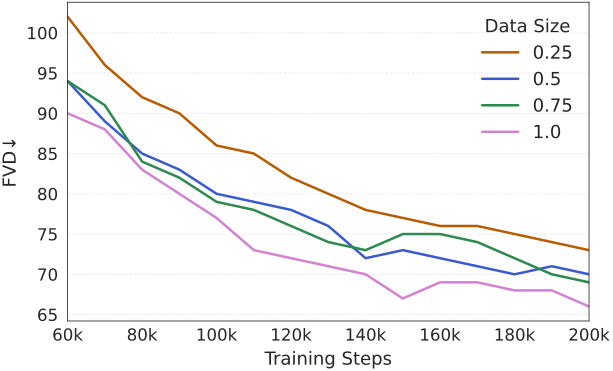

Recreate this plot in Python.
import matplotlib.pyplot as plt
import numpy as np
import seaborn as sns

fvd_600k = {
    '0.25': [4018, 1063, 234, 135, 113, 102, 96, 92, 90, 86, 85, 82, 80, 78, 77, 76, 76, 75, 74, 73],
    '0.5':  [4252, 1056, 279, 147, 108,  94, 89, 85, 83, 80, 79, 78, 76, 72, 73, 72, 71, 70, 71, 70],
    '0.75': [4080, 1133, 280, 146, 110,  94, 91, 84, 82, 79, 78, 76, 74, 73, 75, 75, 74, 72, 70, 69],
    '1.0':  [3799, 1134, 306, 146, 116,  90, 88, 83, 80, 77, 73, 72, 71, 70, 67, 69, 69, 68, 68, 66],
}

# -----------------------------
# X axis: steps (10k, 20k, ..., 150k)
# -----------------------------
skip_n = 5
steps = np.arange(10, 10 * len(fvd_600k['0.25']) + 1, 10)[skip_n:]  # [60, 70, ..., 150]

# -----------------------------
# Style setup (CVPR-style palette)
# -----------------------------
custom_palette = {
    "0.25": "#B75C00",   # brown / DFoT
    "0.5":  "#3A5BCD",   # blue / HG-v
    "0.75": "#2D8A4E",   # green / HG-f
    "1.0":  "#D282D2",  # purple / SD
}

sns.set_theme(context="paper", style="whitegrid")
plt.rcParams.update({
    "font.family": "sans-serif",
    "font.sans-serif": ["Calibri", "Arial", "DejaVu Sans"],
    "font.size": 10,
    "axes.labelsize": 12,
    "axes.titlesize": 12,
    "axes.linewidth": 0.7,     # thin border
    "lines.linewidth": 1.8,
    "lines.markersize": 4.5,
    "xtick.labelsize": 10,
    "ytick.labelsize": 10,
    "xtick.major.pad": 2,
    "ytick.major.pad": 2,
    "grid.alpha": 0.3,
    "grid.linestyle": "--",
    "grid.linewidth": 0.6,
})

# -----------------------------
# Plot
# -----------------------------
plt.figure(figsize=(6.2, 3.8))

for label, values in fvd_600k.items():
    plt.plot(
        steps, values[skip_n:],
        marker='o',
        linewidth=1.8,
        markersize=0,
        color=custom_palette[label],
        label=label.upper()
    )

# -----------------------------
# Axes and grid
# -----------------------------
plt.xlabel("Training Steps", fontsize=13, labelpad=5)
plt.ylabel("FVD↓", fontsize=13, labelpad=5)

plt.xticks(steps[::2], [f"{s}k" for s in steps[::2]], fontsize=12)
plt.yticks(fontsize=12)
plt.grid(axis='y', linestyle='--', alpha=0.4)
plt.grid(axis='x', visible=False)

# Thin black spines around the full box
for spine in ['bottom', 'left', 'top', 'right']:
    plt.gca().spines[spine].set_visible(True)
    plt.gca().spines[spine].set_color("black")
    plt.gca().spines[spine].set_linewidth(0.5)

    

# Compact tick label spacing
# plt.tick_params(axis='both', which='major', pad=1.5, length=3, width=0.7)
plt.tick_params(
    axis='x', which='major',
    direction='out',
    length=3,        # small vertical tick (like '|')
    width=1.0,
    color='black',
    pad=2
)

# -----------------------------
# Legend (keep original inside style)
# -----------------------------
plt.legend(
    title="Data Size",
    fontsize=13,
    title_fontsize=13,
    loc="upper right",
    frameon=False  # keep legend clean, no box
)

# set x limits
plt.xlim(steps[0], steps[-1])

# -----------------------------
# Layout & Save
# -----------------------------
plt.tight_layout(pad=0.4)
plt.savefig("ablation_data_size.png", dpi=400, bbox_inches="tight", pad_inches=0.02)
plt.savefig("ablation_data_size.pdf", bbox_inches="tight", pad_inches=0.02)
plt.close()
